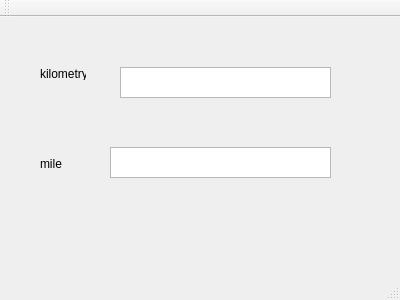
<?xml version="1.0" encoding="UTF-8"?>
<ui version="4.0">
 <class>MainWindow</class>
 <widget class="QMainWindow" name="MainWindow">
  <property name="geometry">
   <rect>
    <x>0</x>
    <y>0</y>
    <width>400</width>
    <height>300</height>
   </rect>
  </property>
  <property name="windowTitle">
   <string>MainWindow</string>
  </property>
  <widget class="QWidget" name="centralWidget">
   <widget class="QTextEdit" name="textEdit">
    <property name="geometry">
     <rect>
      <x>120</x>
      <y>50</y>
      <width>211</width>
      <height>31</height>
     </rect>
    </property>
   </widget>
   <widget class="QTextEdit" name="textEdit_2">
    <property name="geometry">
     <rect>
      <x>110</x>
      <y>130</y>
      <width>221</width>
      <height>31</height>
     </rect>
    </property>
   </widget>
   <widget class="QLabel" name="label">
    <property name="geometry">
     <rect>
      <x>40</x>
      <y>50</y>
      <width>46</width>
      <height>13</height>
     </rect>
    </property>
    <property name="text">
     <string>kilometry</string>
    </property>
   </widget>
   <widget class="QLabel" name="label_2">
    <property name="geometry">
     <rect>
      <x>40</x>
      <y>140</y>
      <width>46</width>
      <height>13</height>
     </rect>
    </property>
    <property name="text">
     <string>mile</string>
    </property>
   </widget>
  </widget>
  <widget class="QMenuBar" name="menuBar">
   <property name="geometry">
    <rect>
     <x>0</x>
     <y>0</y>
     <width>400</width>
     <height>21</height>
    </rect>
   </property>
  </widget>
  <widget class="QToolBar" name="mainToolBar">
   <attribute name="toolBarArea">
    <enum>TopToolBarArea</enum>
   </attribute>
   <attribute name="toolBarBreak">
    <bool>false</bool>
   </attribute>
  </widget>
  <widget class="QStatusBar" name="statusBar"/>
 </widget>
 <layoutdefault spacing="6" margin="11"/>
 <resources/>
 <connections/>
</ui>
